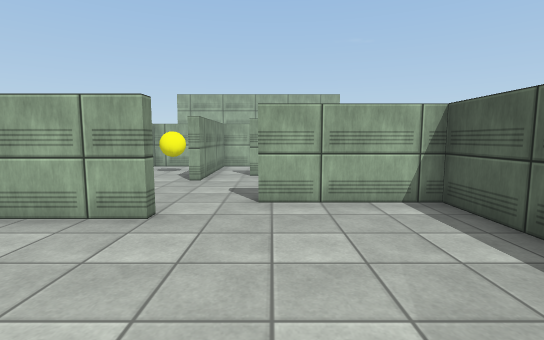
[1] (above)

12 first-person views from a walk through a Unity game level. The camera is 1.3 m above the floor, tilts 6° down and sees 85° across. The floor is counted in squares, 1 m on a side. Each view is taken from the middle of a square. On the plan, view 1 faces up. The plan holds only what a view shows up to about 14 squares ahead; the rest is blank. The player is left out. Some surface patterns are stand-ins.

[2]
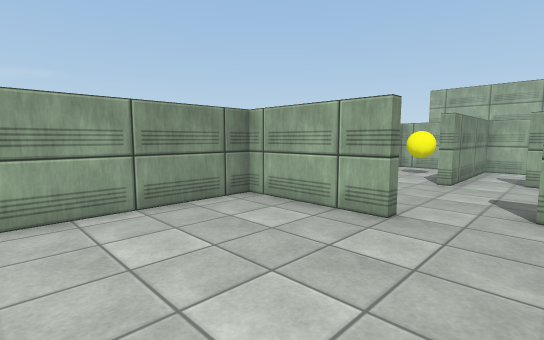

[3]
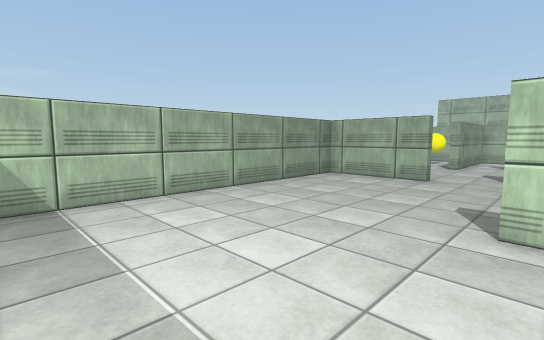

[4]
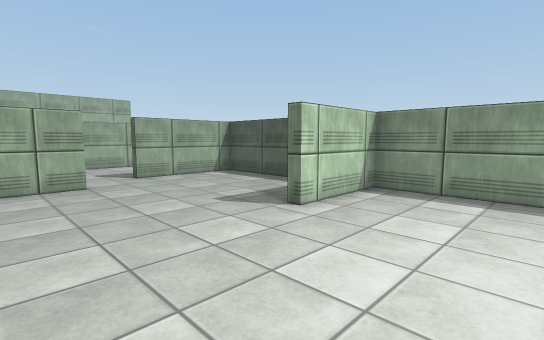

[5]
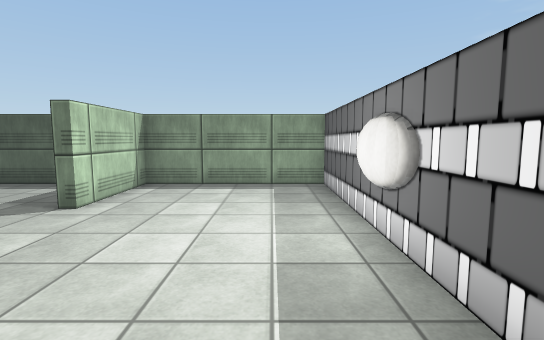

[6]
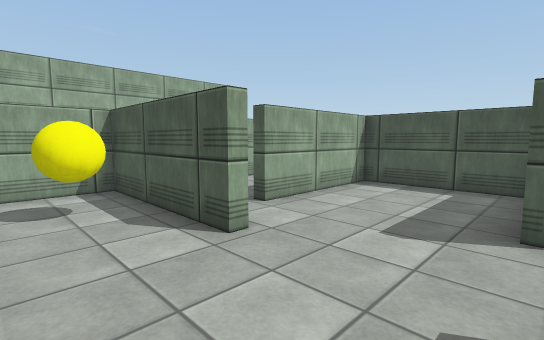

[7]
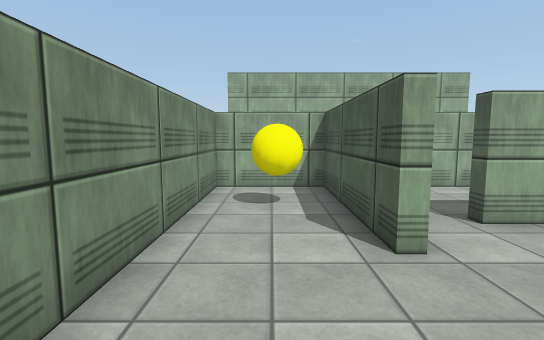

[8]
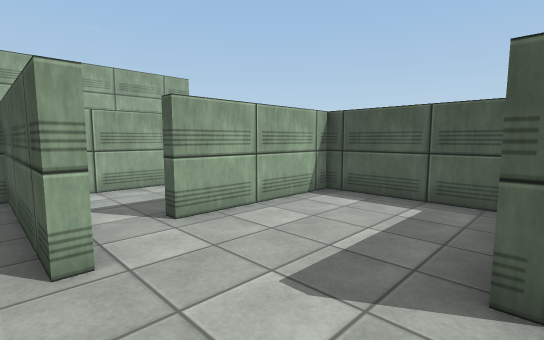

[9]
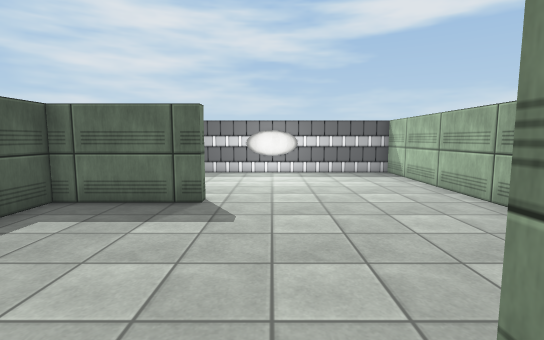

[10]
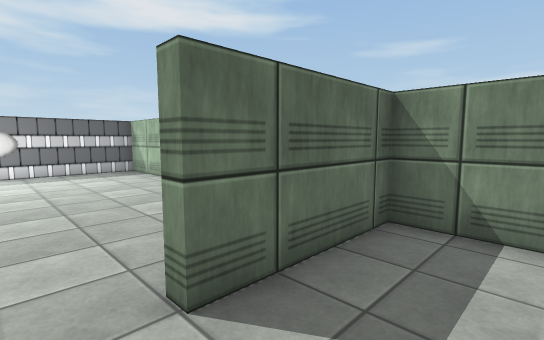

[11]
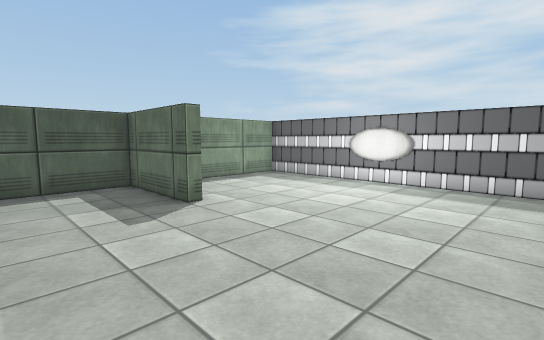

[12]
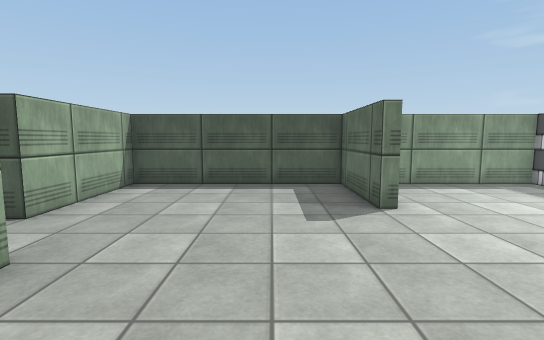

### Floor plan
Points are (right, up) in squares from view 1. A wall is a line through its corners. A room is listed if a view was taken in it or the views show most of it. See-through windows are left out.
Room 1 (views 1, 2, 3, 4, 5, 11, 12)
walls: (0.4, 0) (3.5, 0) (3.5, 6) (-0.3, 6); (-2, 4.7) (-5.5, 4.7) (-5.5, -5.5) (3.5, -5.5) (3.5, -0.4) (0.4, -0.4); (-0.7, -5.2) (-0.1, -5.4); (-0.8, -5.3) (-0.4, -5.3) (0, -5.5); (-1.9, -5.4) (-1.3, -5.2); (-2, -5.5) (-1.7, -5.3) (-0.5, -5.3)
ways out: opening at (-1.5, 5.5) to room 2
Room 2 (views 6, 7, 8, 9, 10)
walls: (-2.2, 10.4) (-2.2, 9.2) (-2.6, 9.2) (-2.6, 14) (-5.5, 14) (-5.5, 5.1) (-2, 5.1) (-2, 4.7); (-0.3, 6) (-0.3, 6.4); (3.5, 6.5) (3.5, 10.4) (-0.8, 10.4)
ways out: opening at (-1.5, 5.5) to room 1; opening at (-1, 11) to room 3
objects: yellow ball (-4, 11) to (-4, 12)
Room 3 (no view inside)
walls: (-0.8, 10.4) (-0.8, 10.9); (2.1, 14) (-2.2, 14) (-2.2, 10.4)
ways out: opening at (-1, 11) to room 2

Where each view was taken, in squares from view 1:
view 1: 0 up, 0 right, facing up
view 2: 0 up, 0 right, facing up-left
view 3: 5 down, 1 right, facing up-left
view 4: 4 down, 4 left, facing up-right
view 5: 4 down, 5 left, facing right
view 6: 6 up, 5 left, facing up-right
view 7: 6 up, 4 left, facing up
view 8: 6 up, 3 left, facing up-right
view 9: 6 up, 1 left, facing down
view 10: 7 up, 1 left, facing down-left
view 11: 3 up, 5 left, facing down-right
view 12: 2 up, 5 left, facing right
